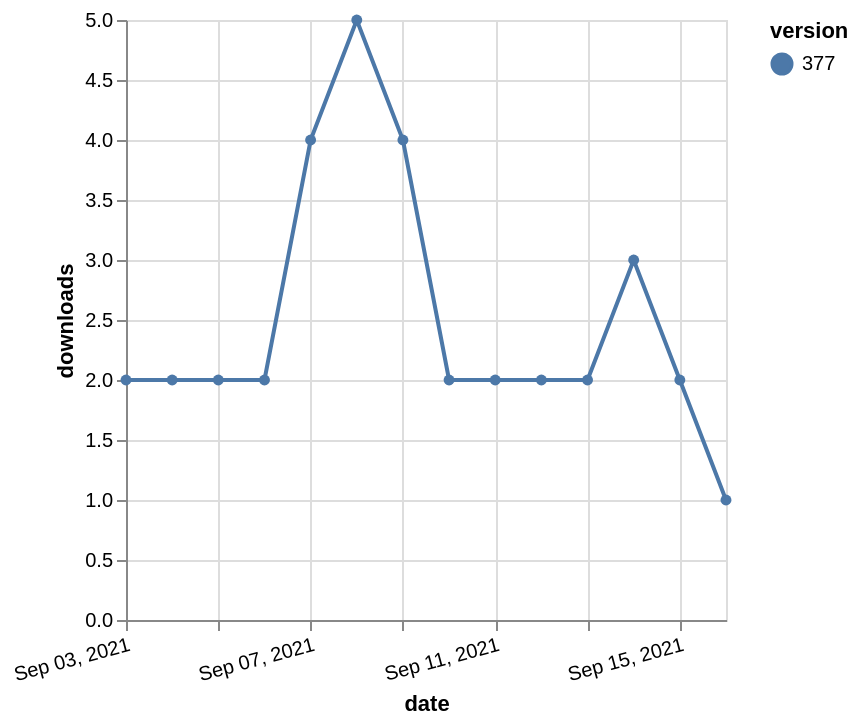

The specification (Vega-Lite) saved for this image:
### Vega-Lite specification from a JSON file in a GitHub repository (floating-point values rounded to 4 significant figures)
{"$schema": "https://vega.github.io/schema/vega-lite/v5.json", "description": "A simple bar chart with embedded data.", "data": {"values": [{"date": "2021-09-03", "total": 2118, "delta": 2, "version": "377"}, {"date": "2021-09-04", "total": 2120, "delta": 2, "version": "377"}, {"date": "2021-09-05", "total": 2122, "delta": 2, "version": "377"}, {"date": "2021-09-06", "total": 2124, "delta": 2, "version": "377"}, {"date": "2021-09-07", "total": 2128, "delta": 4, "version": "377"}, {"date": "2021-09-08", "total": 2133, "delta": 5, "version": "377"}, {"date": "2021-09-09", "total": 2137, "delta": 4, "version": "377"}, {"date": "2021-09-10", "total": 2139, "delta": 2, "version": "377"}, {"date": "2021-09-11", "total": 2141, "delta": 2, "version": "377"}, {"date": "2021-09-12", "total": 2143, "delta": 2, "version": "377"}, {"date": "2021-09-13", "total": 2145, "delta": 2, "version": "377"}, {"date": "2021-09-14", "total": 2148, "delta": 3, "version": "377"}, {"date": "2021-09-15", "total": 2150, "delta": 2, "version": "377"}, {"date": "2021-09-16", "total": 2151, "delta": 1, "version": "377"}]}, "width": "container", "mark": {"type": "line", "point": {"filled": true}}, "encoding": {"x": {"field": "date", "type": "temporal", "timeUnit": "yearmonthdate", "title": "date", "axis": {"labelAngle": -15}}, "y": {"field": "delta", "type": "quantitative", "title": "downloads"}, "color": {"field": "version", "type": "nominal"}, "tooltip": {"field": "delta"}}}
